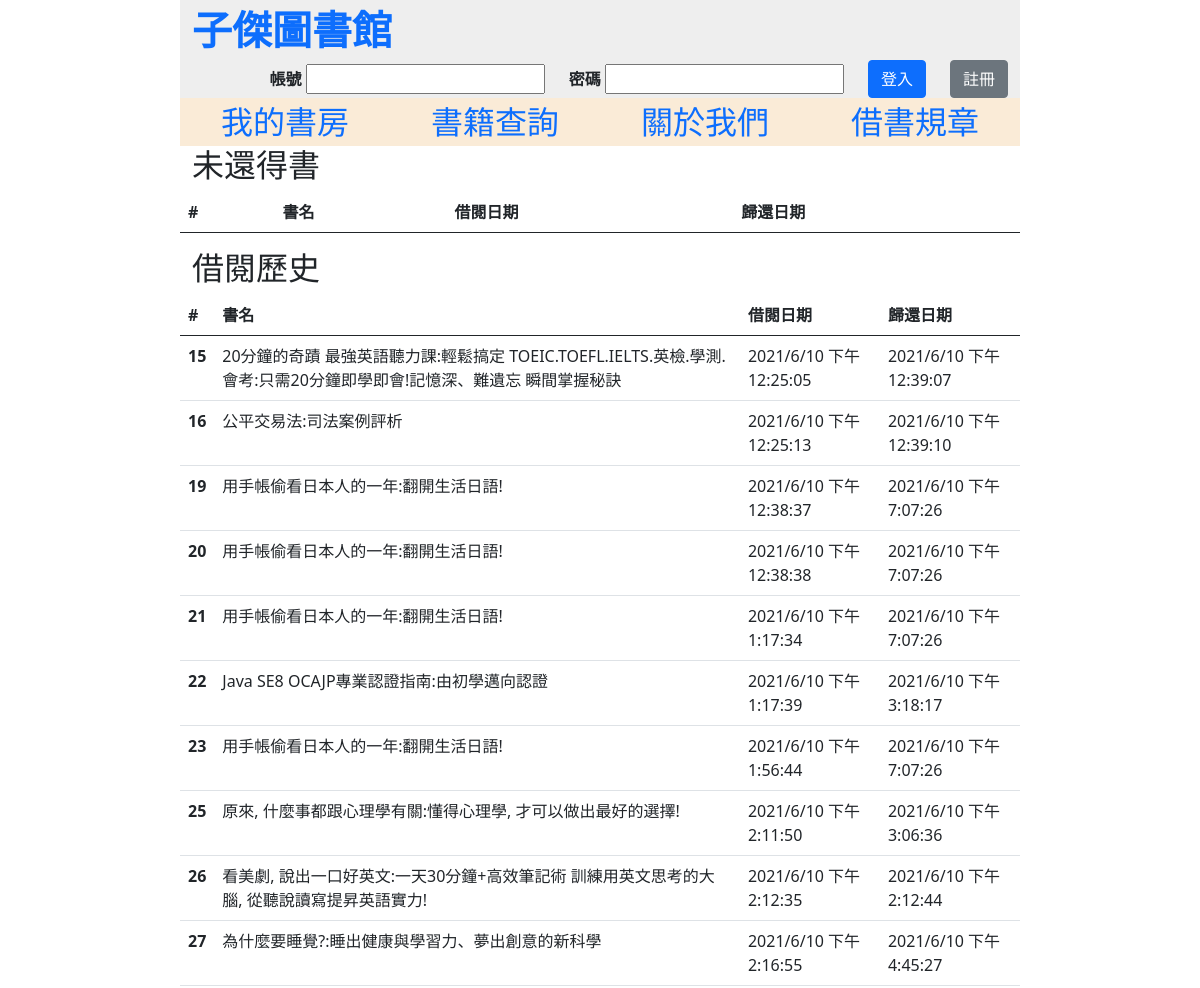
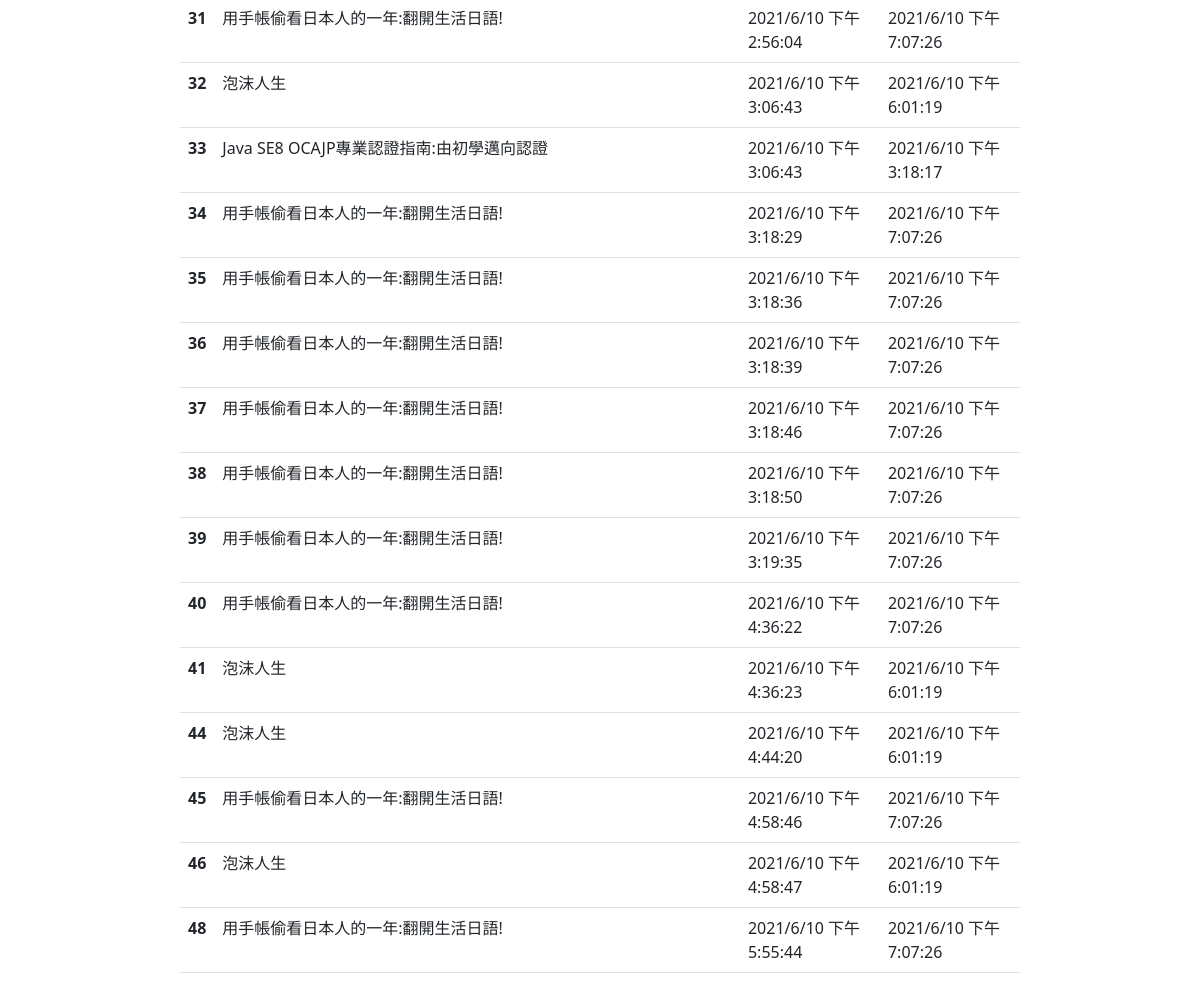
The page /mybook on the database its author committed (2 pictures, top to bottom).
### tables this page shows
CREATE TABLE borrowList
		(id INTEGER PRIMARY KEY AUTOINCREMENT,
		username char(255),
		bookname char(255),
        borrowTime char(255),
    	returnTime char(255)
		);

### app.py (the view)
@app.route('/mybook')
def mybook():
    if 'name' in session:
        username = session['name']
        loginTF = True
    else:
        username = ""
        loginTF = False
    with sqlite3.connect('database.db') as conn:
        cur = conn.cursor()
        cur.execute('SELECT * FROM borrowList WHERE `username` = ?', [username])
        itemData = cur.fetchall()
    return render_template("mybook.html", itemData=itemData, loginTF=loginTF, username=username)

### templates/mybook.html (shortened to what this page needs)
<!DOCTYPE html>
<html lang="en">
<head>
    <link href="https://cdn.jsdelivr.net/npm/bootstrap@5.0.1/dist/css/bootstrap.min.css" rel="stylesheet"
>
    <link rel="stylesheet" href="http://apps.bdimg.com/libs/jqueryui/1.10.4/css/jquery-ui.min.css">
    <link rel="stylesheet" type="text/css" href="../static/book.css">
</head>
<body>
<div class="all">
    <div class="top_nav container">
        <div class="row-12 fs-1">
            <a href="/" style="text-decoration:none;">子傑圖書館</a>
        </div>
        {% if not loginTF %}
        <form class="row justify-content-end align-items-center" action="/login" method="post">
            <div class="col-auto">
                <label for="">帳號</label>
                <input type="text" name="email">
            </div>
            <div class="col-auto">
                <label for="">密碼</label>
                <input type="password" name="password">
            </div>
            <div class="col-auto align-self-end">
                <input type="submit" class="btn btn-primary" value="登入">
            </div>
            <div class="col-auto align-self-end">
                <a href="/register">
                    <input type="button" class="btn btn-secondary" value="註冊">
                </a>
            </div>
        </form>
        {% endif %}
    </div>
    <div class="container">
        <div class="menu row">
            <div class="col-3 text-center fs-2">
                <a href="/mybook" style="text-decoration:none;">我的書房</a>
            </div>
            <div class="col-3 text-center fs-2">
                <a href="/search" style="text-decoration:none;">書籍查詢</a>
            </div>
            <div class="col-3 text-center fs-2">
                <a href="about" style="text-decoration:none;">關於我們</a>
            </div>
            <div class="col-3 text-center fs-2">
                <a href="/rule" style="text-decoration:none;">借書規章</a>
            </div>
        </div>
    </div>
    <div class="container">
        <div class="row">
            <h2>未還得書</h2>
            <table class="table" id="returntable">
                <thead>
                <tr>
                    <th scope="col">#</th>
                    <th scope="col">書名</th>
                    <th scope="col">借閱日期</th>
                    <th scope="col">歸還日期</th>
                </tr>
                </thead>
            </table>
        </div>
        <div class="row">
            <h2>借閱歷史</h2>
            <table class="table">
                <thead>
                <tr>
                    <th scope="col">#</th>
                    <th scope="col">書名</th>
                    <th scope="col">借閱日期</th>
                    <th scope="col">歸還日期</th>
                </tr>
                </thead>
                <tbody>
                {% for data in itemData%}
                <tr>
                    <th scope="row">{{data[0]}}</th>
                    <td>{{data[2]}}</td>
                    <td>{{data[3]}}</td>
                    <td>{{data[4]}}</td>
                </tr>
                {% endfor %}
                </tbody>
            </table>
        </div>
    </div>
</div>
</body>
</html>

### static/book.css (style rules this page uses)
.all { width: 70%; margin:0 auto; padding: 0; }
.top_nav { font-weight:bold; background-color: #eeeeee; }
.menu { background-color: antiquewhite; }

### rows shown on the page
borrowList: id "15", bookname "20分鐘的奇蹟 最強英語聽力課:輕鬆搞定 TOEIC.TOEFL.IELTS.英檢.學測.會考:只需20分鐘即學即會!記憶深、難遺忘 瞬間掌握秘訣", borrowTime "2021/6/10 下午12:25:05", returnTime "2021/6/10 下午12:39:07"
borrowList: id "16", bookname "公平交易法:司法案例評析", borrowTime "2021/6/10 下午12:25:13", returnTime "2021/6/10 下午12:39:10"
borrowList: id "19", bookname "用手帳偷看日本人的一年:翻開生活日語!", borrowTime "2021/6/10 下午12:38:37", returnTime "2021/6/10 下午7:07:26"
borrowList: id "20", bookname "用手帳偷看日本人的一年:翻開生活日語!", borrowTime "2021/6/10 下午12:38:38", returnTime "2021/6/10 下午7:07:26"
borrowList: id "21", bookname "用手帳偷看日本人的一年:翻開生活日語!", borrowTime "2021/6/10 下午1:17:34", returnTime "2021/6/10 下午7:07:26"
borrowList: id "22", bookname "Java SE8 OCAJP專業認證指南:由初學邁向認證", borrowTime "2021/6/10 下午1:17:39", returnTime "2021/6/10 下午3:18:17"
borrowList: id "23", bookname "用手帳偷看日本人的一年:翻開生活日語!", borrowTime "2021/6/10 下午1:56:44", returnTime "2021/6/10 下午7:07:26"
borrowList: id "25", bookname "原來, 什麼事都跟心理學有關:懂得心理學, 才可以做出最好的選擇!", borrowTime "2021/6/10 下午2:11:50", returnTime "2021/6/10 下午3:06:36"
borrowList: id "26", bookname "看美劇, 說出一口好英文:一天30分鐘+高效筆記術 訓練用英文思考的大腦, 從聽說讀寫提昇英語實力!", borrowTime "2021/6/10 下午2:12:35", returnTime "2021/6/10 下午2:12:44"
borrowList: id "27", bookname "為什麼要睡覺?:睡出健康與學習力、夢出創意的新科學", borrowTime "2021/6/10 下午2:16:55", returnTime "2021/6/10 下午4:45:27"
borrowList: id "31", bookname "用手帳偷看日本人的一年:翻開生活日語!", borrowTime "2021/6/10 下午2:56:04", returnTime "2021/6/10 下午7:07:26"
borrowList: id "32", bookname "泡沫人生", borrowTime "2021/6/10 下午3:06:43", returnTime "2021/6/10 下午6:01:19"
borrowList: id "33", bookname "Java SE8 OCAJP專業認證指南:由初學邁向認證", borrowTime "2021/6/10 下午3:06:43", returnTime "2021/6/10 下午3:18:17"
borrowList: id "34", bookname "用手帳偷看日本人的一年:翻開生活日語!", borrowTime "2021/6/10 下午3:18:29", returnTime "2021/6/10 下午7:07:26"
borrowList: id "35", bookname "用手帳偷看日本人的一年:翻開生活日語!", borrowTime "2021/6/10 下午3:18:36", returnTime "2021/6/10 下午7:07:26"
borrowList: id "36", bookname "用手帳偷看日本人的一年:翻開生活日語!", borrowTime "2021/6/10 下午3:18:39", returnTime "2021/6/10 下午7:07:26"
borrowList: id "37", bookname "用手帳偷看日本人的一年:翻開生活日語!", borrowTime "2021/6/10 下午3:18:46", returnTime "2021/6/10 下午7:07:26"
borrowList: id "38", bookname "用手帳偷看日本人的一年:翻開生活日語!", borrowTime "2021/6/10 下午3:18:50", returnTime "2021/6/10 下午7:07:26"
borrowList: id "39", bookname "用手帳偷看日本人的一年:翻開生活日語!", borrowTime "2021/6/10 下午3:19:35", returnTime "2021/6/10 下午7:07:26"
borrowList: id "40", bookname "用手帳偷看日本人的一年:翻開生活日語!", borrowTime "2021/6/10 下午4:36:22", returnTime "2021/6/10 下午7:07:26"
borrowList: id "41", bookname "泡沫人生", borrowTime "2021/6/10 下午4:36:23", returnTime "2021/6/10 下午6:01:19"
borrowList: id "44", bookname "泡沫人生", borrowTime "2021/6/10 下午4:44:20", returnTime "2021/6/10 下午6:01:19"
borrowList: id "45", bookname "用手帳偷看日本人的一年:翻開生活日語!", borrowTime "2021/6/10 下午4:58:46", returnTime "2021/6/10 下午7:07:26"
borrowList: id "46", bookname "泡沫人生", borrowTime "2021/6/10 下午4:58:47", returnTime "2021/6/10 下午6:01:19"
borrowList: id "48", bookname "用手帳偷看日本人的一年:翻開生活日語!", borrowTime "2021/6/10 下午5:55:44", returnTime "2021/6/10 下午7:07:26"
